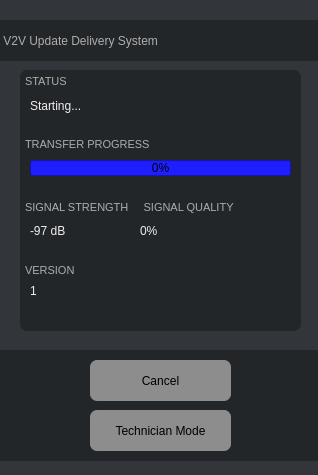
<?xml version="1.0" encoding="UTF-8"?>
<ui version="4.0">
 <class>Dialog</class>
 <widget class="QDialog" name="Dialog">
  <property name="geometry">
   <rect>
    <x>0</x>
    <y>0</y>
    <width>318</width>
    <height>475</height>
   </rect>
  </property>
  <property name="windowTitle">
   <string>Dialog</string>
  </property>
  <widget class="QWidget" name="widget" native="true">
   <property name="geometry">
    <rect>
     <x>0</x>
     <y>0</y>
     <width>320</width>
     <height>480</height>
    </rect>
   </property>
   <property name="maximumSize">
    <size>
     <width>320</width>
     <height>480</height>
    </size>
   </property>
   <property name="styleSheet">
    <string notr="true">background-color: rgb(50, 54, 59);</string>
   </property>
   <widget class="QLabel" name="label">
    <property name="geometry">
     <rect>
      <x>0</x>
      <y>20</y>
      <width>320</width>
      <height>41</height>
     </rect>
    </property>
    <property name="styleSheet">
     <string notr="true">font: 75 16pt &quot;MS Shell Dlg 2&quot;;
background-color: rgb(35, 38, 41);
color: rgb(173, 173, 173);</string>
    </property>
    <property name="text">
     <string> V2V Update Delivery System</string>
    </property>
   </widget>
   <widget class="QPushButton" name="cancelButton">
    <property name="geometry">
     <rect>
      <x>90</x>
      <y>360</y>
      <width>141</width>
      <height>41</height>
     </rect>
    </property>
    <property name="styleSheet">
     <string notr="true">border-radius:7px;
background-color: rgb(141, 141, 141);
font: 12pt &quot;MS Shell Dlg 2&quot;;</string>
    </property>
    <property name="text">
     <string>Cancel</string>
    </property>
   </widget>
   <widget class="QPushButton" name="technicianButton">
    <property name="geometry">
     <rect>
      <x>90</x>
      <y>410</y>
      <width>141</width>
      <height>41</height>
     </rect>
    </property>
    <property name="styleSheet">
     <string notr="true">border-radius:7px;
background-color: rgb(141, 141, 141);
font: 12pt &quot;MS Shell Dlg 2&quot;;</string>
    </property>
    <property name="text">
     <string>Technician Mode</string>
    </property>
   </widget>
   <widget class="QLabel" name="label_2">
    <property name="geometry">
     <rect>
      <x>20</x>
      <y>70</y>
      <width>281</width>
      <height>261</height>
     </rect>
    </property>
    <property name="font">
     <font>
      <family>MS Shell Dlg 2</family>
      <pointsize>8</pointsize>
      <weight>50</weight>
      <italic>false</italic>
      <bold>false</bold>
     </font>
    </property>
    <property name="styleSheet">
     <string notr="true">font: 8pt &quot;MS Shell Dlg 2&quot;;
background-color: rgb(35, 38, 41);
color: rgb(173, 173, 173);
border-radius:7px;</string>
    </property>
    <property name="text">
     <string>&lt;html&gt;&lt;head/&gt;&lt;body&gt;&lt;p&gt;STATUS&lt;/p&gt;&lt;p&gt;&lt;br/&gt;&lt;/p&gt;&lt;p&gt;TRANSFER PROGRESS&lt;/p&gt;&lt;p&gt;&lt;br/&gt;&lt;/p&gt;&lt;p&gt;SIGNAL STRENGTH     SIGNAL QUALITY&lt;/p&gt;&lt;p&gt;&lt;br/&gt;&lt;/p&gt;&lt;p&gt;VERSION&lt;/p&gt;&lt;/body&gt;&lt;/html&gt;</string>
    </property>
    <property name="textFormat">
     <enum>Qt::AutoText</enum>
    </property>
    <property name="scaledContents">
     <bool>false</bool>
    </property>
    <property name="alignment">
     <set>Qt::AlignLeading|Qt::AlignLeft|Qt::AlignTop</set>
    </property>
    <property name="wordWrap">
     <bool>false</bool>
    </property>
    <property name="margin">
     <number>5</number>
    </property>
    <property name="indent">
     <number>5</number>
    </property>
   </widget>
   <widget class="QLabel" name="label_3">
    <property name="geometry">
     <rect>
      <x>0</x>
      <y>350</y>
      <width>320</width>
      <height>111</height>
     </rect>
    </property>
    <property name="styleSheet">
     <string notr="true">font: 75 16pt &quot;MS Shell Dlg 2&quot;;
background-color: rgb(35, 38, 41);
color: rgb(173, 173, 173);</string>
    </property>
    <property name="text">
     <string/>
    </property>
   </widget>
   <widget class="QProgressBar" name="progressBar">
    <property name="geometry">
     <rect>
      <x>30</x>
      <y>160</y>
      <width>261</width>
      <height>16</height>
     </rect>
    </property>
    <property name="styleSheet">
     <string notr="true">background-color: rgb(30, 30, 255);</string>
    </property>
    <property name="value">
     <number>0</number>
    </property>
    <property name="alignment">
     <set>Qt::AlignLeading|Qt::AlignLeft|Qt::AlignVCenter</set>
    </property>
    <property name="textVisible">
     <bool>true</bool>
    </property>
   </widget>
   <widget class="QLabel" name="status">
    <property name="geometry">
     <rect>
      <x>30</x>
      <y>90</y>
      <width>261</width>
      <height>31</height>
     </rect>
    </property>
    <property name="styleSheet">
     <string notr="true">background-color: rgb(35, 38, 41);
color: rgb(239, 239, 239);
font: 75 12pt &quot;MS Shell Dlg 2&quot;;</string>
    </property>
    <property name="text">
     <string>Starting...</string>
    </property>
   </widget>
   <widget class="QLabel" name="signalStrength">
    <property name="geometry">
     <rect>
      <x>30</x>
      <y>220</y>
      <width>81</width>
      <height>21</height>
     </rect>
    </property>
    <property name="styleSheet">
     <string notr="true">background-color: rgb(35, 38, 41);
color: rgb(239, 239, 239);
font: 75 12pt &quot;MS Shell Dlg 2&quot;;</string>
    </property>
    <property name="text">
     <string>-97 dB</string>
    </property>
   </widget>
   <widget class="QLabel" name="signalQuality">
    <property name="geometry">
     <rect>
      <x>140</x>
      <y>220</y>
      <width>81</width>
      <height>21</height>
     </rect>
    </property>
    <property name="styleSheet">
     <string notr="true">background-color: rgb(35, 38, 41);
color: rgb(239, 239, 239);
font: 75 12pt &quot;MS Shell Dlg 2&quot;;</string>
    </property>
    <property name="text">
     <string>0%</string>
    </property>
   </widget>
   <widget class="QLabel" name="versionNum">
    <property name="geometry">
     <rect>
      <x>30</x>
      <y>280</y>
      <width>41</width>
      <height>21</height>
     </rect>
    </property>
    <property name="styleSheet">
     <string notr="true">background-color: rgb(35, 38, 41);
color: rgb(239, 239, 239);
font: 75 12pt &quot;MS Shell Dlg 2&quot;;</string>
    </property>
    <property name="text">
     <string>1</string>
    </property>
   </widget>
   <zorder>label_3</zorder>
   <zorder>label_2</zorder>
   <zorder>label</zorder>
   <zorder>cancelButton</zorder>
   <zorder>technicianButton</zorder>
   <zorder>progressBar</zorder>
   <zorder>status</zorder>
   <zorder>signalStrength</zorder>
   <zorder>signalQuality</zorder>
   <zorder>versionNum</zorder>
  </widget>
 </widget>
 <resources/>
 <connections/>
</ui>
